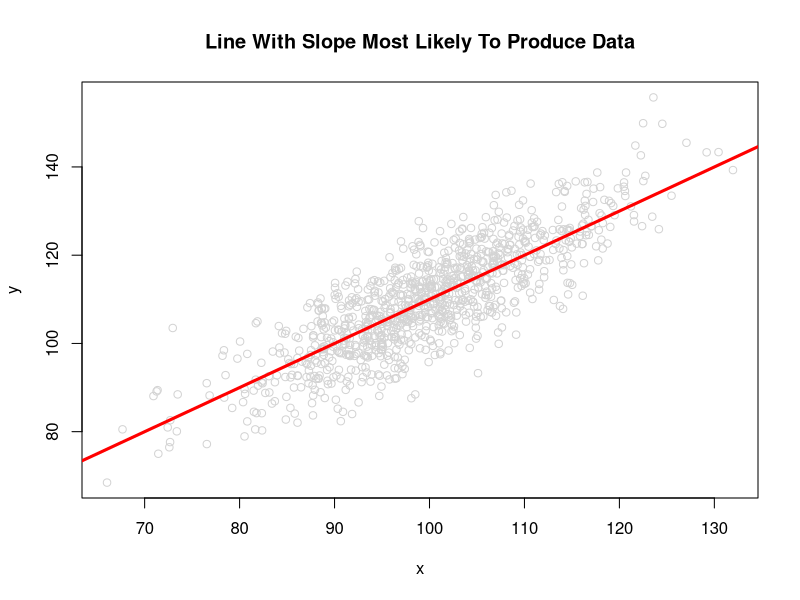
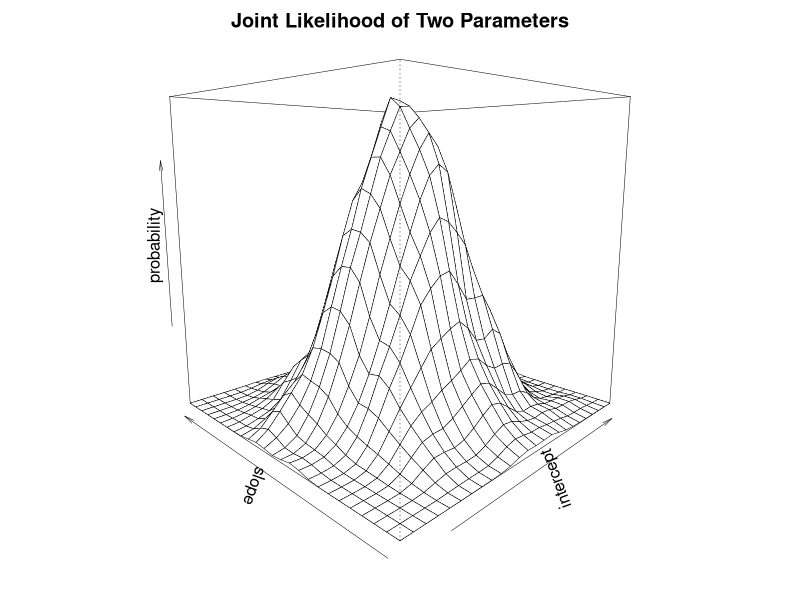
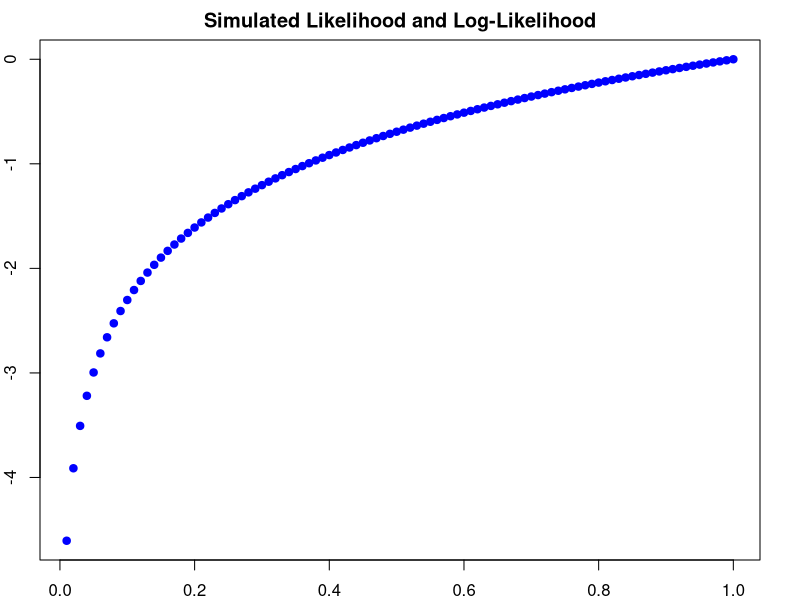

Write the R code that produced these figures, in order.
## ---- chunk 1

library(ggplot2)

library(MASS)

## ---- chunk 2
#| label: fig-empirical-example
#| fig-cap: "An Empirical Example"

set.seed(1234) # random seed

N <- 1000 # sample size

x <- round(rnorm(N, 100, 10), 2) # random x

e <- round(rnorm(N, 0, 7), 2) # random error

y <- 10 + x + e # true equation that generates y

mydata <- data.frame(x, e, y)

plot(x, y , col="lightgrey",
     main = "Line With Slope Most Likely To Produce Data")

abline(10, 1, col="red", lwd=3)

## ---- chunk 3
#| fig-height: 3
#| fig-cap: "Joint Likelihood of Two Parameters" 
#| label: fig-joint-likelihood

# inspired by a coding approach at
# https://stackoverflow.com/questions/11530010/how-to-simulate-bimodal-distribution

beta0 <- rnorm(1000, 0.5, 2)

beta1 <- rnorm(1000, 0, .1)

# density plot

mydensity <- kde2d(beta0, beta1)

par(mar = rep(2, 4)) # adjust margins

persp(mydensity,
      theta = -45,
      phi = 10,
      main = "Joint Likelihood of Two Parameters",
      xlab = "intercept",
      ylab = "slope",
      zlab = "probability",
      lwd = .5)

## ---- chunk 4
#| fig-cap: "Likelihood and Log-Likelihood"
#| label: fig-likelihood-log-likelihood

x <- seq(.01, 1, .01)

y <- log(x)

# ggplot(data = NULL,
#        aes(x = x,
#            y = y,
#            color = x)) +
#   geom_point() +
#   labs(title = "Simulated Likelihood and Log-Likelihood", 
#        x = "Likelihood", 
#        y = "Log-Likelihood") +
#   theme_minimal() +
#   scale_color_viridis_c() +
#   theme(legend.position = "none")

plot(x, y,
     pch = 19,
     col = "blue",
     main = "Simulated Likelihood and Log-Likelihood",
     xlab = "Likelihood",
     ylab = "Log-Likelihood")

